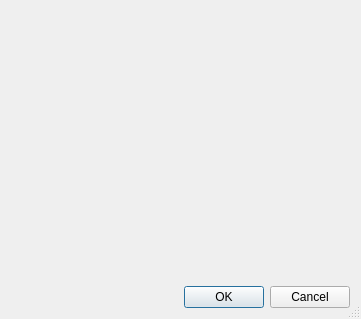
<?xml version="1.0" encoding="UTF-8"?>
<ui version="4.0">
 <class>LISettingsDlg</class>
 <widget class="QDialog" name="LISettingsDlg">
  <property name="geometry">
   <rect>
    <x>0</x>
    <y>0</y>
    <width>361</width>
    <height>319</height>
   </rect>
  </property>
  <property name="windowTitle">
   <string>Images settings</string>
  </property>
  <property name="locale">
   <locale language="English" country="UnitedStates"/>
  </property>
  <property name="sizeGripEnabled">
   <bool>true</bool>
  </property>
  <layout class="QVBoxLayout" name="verticalLayout">
   <item>
    <widget class="wdSettingsImage" name="widget" native="true"/>
   </item>
   <item>
    <widget class="QDialogButtonBox" name="buttonBox">
     <property name="orientation">
      <enum>Qt::Horizontal</enum>
     </property>
     <property name="standardButtons">
      <set>QDialogButtonBox::Cancel|QDialogButtonBox::Ok</set>
     </property>
    </widget>
   </item>
  </layout>
 </widget>
 <customwidgets>
  <customwidget>
   <class>wdSettingsImage</class>
   <extends>QWidget</extends>
   <header>wdsettingsimage.h</header>
   <container>1</container>
  </customwidget>
 </customwidgets>
 <resources/>
 <connections>
  <connection>
   <sender>buttonBox</sender>
   <signal>accepted()</signal>
   <receiver>LISettingsDlg</receiver>
   <slot>Accept()</slot>
   <hints>
    <hint type="sourcelabel">
     <x>248</x>
     <y>254</y>
    </hint>
    <hint type="destinationlabel">
     <x>157</x>
     <y>274</y>
    </hint>
   </hints>
  </connection>
  <connection>
   <sender>buttonBox</sender>
   <signal>rejected()</signal>
   <receiver>LISettingsDlg</receiver>
   <slot>reject()</slot>
   <hints>
    <hint type="sourcelabel">
     <x>316</x>
     <y>260</y>
    </hint>
    <hint type="destinationlabel">
     <x>286</x>
     <y>274</y>
    </hint>
   </hints>
  </connection>
 </connections>
 <slots>
  <slot>Accept()</slot>
 </slots>
</ui>
